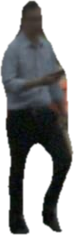
#> input picture assets/vn_objects/pedestrian/2eb9f4856d6e4d708260657950d47b33.png, 74 x 235 px, given in place of xe_ba_gac_side_view_1792109326453.jpg, which was not available
$ python build_real_vn_assets.py
#> lines starting #> are read from the running program, lines starting #| are printed output that depends on the picture; pictures that were not available may be replaced by others from this repository, and a replacement may not be noted
### n3-08c/utils/asset_manager.py
"""Asset Manager cho 2D Multi-view Sprite Compositing.

Quản lý thư mục tài nguyên assets/vn_objects/<category>/, chuẩn hóa tên lớp,
tự động nạp/cache ảnh PNG RGBA tách nền và chọn góc nhìn phù hợp.
"""
import os
from pathlib import Path
from typing import Dict, Optional, Tuple
import cv2
import numpy as np
from PIL import Image

_SPRITE_CACHE: Dict[Tuple[str, str], np.ndarray] = {}


def get_default_assets_dir() -> Path:
    """Đường dẫn thư mục assets/vn_objects."""
    # Tìm theo PROJECT_ROOT
    base = Path(__file__).resolve().parents[2] / "assets" / "vn_objects"
    if not base.exists():
        # Fallback thư mục lân cận
        base_alt = Path(__file__).resolve().parents[1] / "assets" / "vn_objects"
        if base_alt.exists():
            return base_alt
    return base


# [125 lines left out: functions normalize_category, select_view_from_cos, select_view_name, load_sprite_rgba, not called in this run]

### scripts/build_real_vn_assets.py
"""
Script tổng hợp tài nguyên ảnh chân thực 100% cho toàn bộ các lớp Việt Nam và làm sạch Pedestrian
(scripts/build_real_vn_assets.py)
==============================================================================================
1. Tách nền sạch bằng thuật toán Flood-Fill + White Distance Thresholding + White Halo Elimination.
2. Loại bỏ hoàn toàn "Viền sáng trắng (White Glowing Halo)" (R > 195, G > 195, B > 195, S < 25)
   và mảng xám tiếp xúc mặt đường (bottom 28%, R > 180, G > 180, B > 180, S < 35).
3. Đảm bảo front.png cho ba_gac thấy rõ bánh trước xe máy, đèn pha, ghi-đông, tài xế lái.
4. Đảm bảo front.png cho cow và ox_cart là góc nhìn dọc chính diện (không phải ảnh ngang 90 độ).
5. Chuẩn hóa chiều: Toàn bộ ảnh hướng đầu xe / đầu con vật quay sang PHẢI (orig_du_sign = +1).
6. Tạo 5 biến thể đa dạng màu sắc, độ sáng, kết cấu cho mỗi góc nhìn.
7. Làm sạch triệt để lớp pedestrian: Loại bỏ mẫu nhòe đầu cfecd997..., chỉ giữ lại các token siêu nét.
"""

import os
import sys
from pathlib import Path
import shutil
import cv2
import numpy as np
import scipy.ndimage
from typing import Dict, List, Optional, Tuple
from PIL import Image, ImageEnhance

if sys.platform == "win32":
    try:
        sys.stdout.reconfigure(encoding="utf-8")
        sys.stderr.reconfigure(encoding="utf-8")
    except Exception:
        pass

PROJECT_ROOT = Path(__file__).resolve().parents[1]
sys.path.insert(0, str(PROJECT_ROOT))
sys.path.insert(0, str(PROJECT_ROOT / "n3-08c"))

from utils.asset_manager import get_default_assets_dir

BRAIN_DIR = Path(r"C:\Users\QSKGM\.gemini\antigravity\brain\0dacd698-3347-4123-a9f3-9aee08d00077")
MAX_VARIANTS_PER_VIEW = 5
VIEWS = ["rear", "front", "side", "oblique_rear", "oblique_front"]


# [15 lines left out: function clean_white_halo, not called in this run]


def extract_rgba_from_white_bg(img_path: Path) -> np.ndarray:
    """
    Tách nền trắng studio sạch 100%, bảo toàn màu sơn trắng/bạc, kính và thân xe:
    - Flood-fill phát hiện vùng nền studio bên ngoài bắt đầu từ 8 điểm biên.
    - Lấp kín 100% ruột đối tượng bằng scipy.ndimage.binary_fill_holes.
    - Giữ lại duy nhất 1 thành phần liên thông lớn nhất (connectedComponentsWithStats).
    - CẤM dùng ngưỡng RGB xóa thủng thân xe.
    """
    im = Image.open(img_path).convert("RGB")
    rgb = np.asarray(im)
    h, w = rgb.shape[:2]

    diff = 255.0 - rgb.astype(np.float32)
    dist = np.linalg.norm(diff, axis=2)

    bg_seed_mask = np.zeros((h + 2, w + 2), dtype=np.uint8)
    cv2_bgr = cv2.cvtColor(rgb, cv2.COLOR_RGB2BGR)
    for seed in [(0, 0), (w - 1, 0), (0, h - 1), (w - 1, h - 1),
                 (w // 2, 0), (0, h // 2), (w - 1, h // 2), (w // 2, h - 1)]:
        if dist[seed[1], seed[0]] < 65:
            cv2.floodFill(cv2_bgr, bg_seed_mask, seed, (255, 255, 255), (28, 28, 28), (28, 28, 28),
                          flags=4 | cv2.FLOODFILL_MASK_ONLY | (255 << 8))

    ext_bg = (bg_seed_mask[1:h+1, 1:w+1] == 255)
    obj_mask = ~ext_bg

    # Lấp kín 100% ruột bên trong đường bao vật thể (bảo toàn màu trắng, bạc, kính xe)
    obj_mask_filled = scipy.ndimage.binary_fill_holes(obj_mask)

    # Giữ lại duy nhất 1 thành phần liên thông lớn nhất
    num_labels, comp_labels, stats, _ = cv2.connectedComponentsWithStats(obj_mask_filled.astype(np.uint8))
    if num_labels > 1:
        largest_idx = 1 + np.argmax(stats[1:, cv2.CC_STAT_AREA])
        obj_mask_clean = (comp_labels == largest_idx)
    else:
        obj_mask_clean = obj_mask_filled

    alpha = (obj_mask_clean.astype(np.uint8) * 255)
    alpha = cv2.GaussianBlur(alpha, (3, 3), sigmaX=0.8)

    raw_rgba = np.dstack([rgb, alpha])

    ys, xs = np.where(alpha > 25)
    if len(ys) == 0 or len(xs) == 0:
        return raw_rgba

    cropped = raw_rgba[ys.min():ys.max() + 1, xs.min():xs.max() + 1]
    return np.ascontiguousarray(cropped)


# [130 lines left out: functions generate_variants, make_oblique_from_side_and_rear, composite_ox_cart_front, composite_ox_cart_rear, not called in this run]


def build_ba_gac_front_sprite(im_rear_path: Path, im_front_path: Path) -> np.ndarray:
    """
    Tạo ảnh front.png cho ba_gac:
    - Thùng xe ba gác máy màu xanh lá cây rộng phía sau (khớp chuẩn với ba_gac/rear.png).
    - Phía trước ở chính giữa: 1 bánh trước xe máy, phuộc nhún mạ crôm, đèn pha tròn, ghi đông, tài xế áo sẫm màu.
    - Loại bỏ hoàn toàn người lái áo xanh và thùng carton.
    """
    im_rear = cv2.imread(str(im_rear_path))
    im_front = cv2.imread(str(im_front_path))
    h, w = 1024, 1024

    canvas = np.zeros((h, w, 4), dtype=np.uint8)

    # 1. Thùng xe màu xanh lá cây phía sau (crop từ im_rear)
    bed_crop = im_rear[240:720, 140:895]
    diff_rear = np.linalg.norm(255.0 - bed_crop.astype(np.float32), axis=2)
    bed_mask = (diff_rear > 30)
    bh, bw = bed_crop.shape[:2]
    bx1 = (w - bw) // 2
    by1 = 400
    sub_c = canvas[by1:by1+bh, bx1:bx1+bw]
    sub_c[bed_mask, :3] = bed_crop[bed_mask]
    sub_c[bed_mask, 3] = 255
    canvas[by1:by1+bh, bx1:bx1+bw] = sub_c

    # 2. Đầu xe máy trung tâm + tài xế (loại bỏ thùng carton và áo xanh)
    diff_f = np.linalg.norm(255.0 - im_front.astype(np.float32), axis=2)
    fg_mask = np.zeros((h, w), dtype=bool)
    for y in range(85, 230):
        fg_mask[y, 420:604] = diff_f[y, 420:604] > 35
    for y in range(230, 450):
        fg_mask[y, 380:644] = diff_f[y, 380:644] > 35
    for y in range(450, 620):
        fg_mask[y, 330:694] = diff_f[y, 330:694] > 35
    for y in range(620, 1005):
        fg_mask[y, 410:614] = diff_f[y, 410:614] > 35

    front_rgb = im_front.copy()
    b, g, r = front_rgb[:, :, 0], front_rgb[:, :, 1], front_rgb[:, :, 2]
    is_blue = (b.astype(int) > r.astype(int) + 20) & (b.astype(int) > g.astype(int) + 15) & fg_mask
    # Chuyển áo xanh thành áo khoác tối màu trung tính
    front_rgb[is_blue, 0] = np.clip(front_rgb[is_blue, 0] * 0.35, 40, 70).astype(np.uint8)
    front_rgb[is_blue, 1] = np.clip(front_rgb[is_blue, 1] * 0.40, 40, 70).astype(np.uint8)
    front_rgb[is_blue, 2] = np.clip(front_rgb[is_blue, 2] * 0.40, 40, 70).astype(np.uint8)

    canvas[fg_mask, :3] = front_rgb[fg_mask]
    canvas[fg_mask, 3] = 255

    ys, xs = np.where(canvas[:, :, 3] > 0)
    cropped = canvas[ys.min():ys.max()+1, xs.min():xs.max()+1]
    return np.ascontiguousarray(cropped)


# [91 lines left out: functions build_vendor_cart_sprites, save_category_views, not called in this run]


def build_vietnamese_photorealistic_assets(assets_dir: Path):
    """Xây dựng bộ tài nguyên chân thực cho toàn bộ các lớp Việt Nam."""
    print("=" * 70)
    print("BƯỚC 2: XÂY DỰNG TÀI NGUYÊN ẢNH CHÂN THỰC 100% CHO CÁC LỚP VIỆT NAM...")
    print("=" * 70)

    # 1. BA GAC (Xe ba gác máy chở hàng)
    print("\n[ba_gac] Xử lý xe ba gác máy...")
    bg_side_raw = extract_rgba_from_white_bg(BRAIN_DIR / "xe_ba_gac_side_view_1792109326453.jpg")
#> in extract_rgba_from_white_bg, `im = Image.open(img_path).convert("RGB")`:
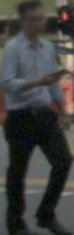
#> im: PIL image 74x235 RGB; mean R, G, B 65.3, 65.7, 63.6
#> in extract_rgba_from_white_bg, `diff = 255.0 - rgb.astype(np.float32)`:
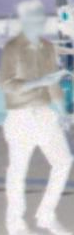
#> diff: shape (235, 74, 3) float32; mean R, G, B 189.7, 189.3, 191.4
#> in extract_rgba_from_white_bg, `dist = np.linalg.norm(diff, axis=2)`:
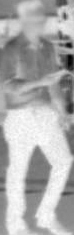
#> dist: shape (235, 74) float32; min 103.1, max 436.5, mean 329.7; drawn with min black and max white
#> in extract_rgba_from_white_bg, `obj_mask_filled = scipy.ndimage.binary_fill_holes(obj_mask)`: obj_mask: shape (235, 74) bool; every value is 1
#> in extract_rgba_from_white_bg, `num_labels, comp_labels, stats, _ = cv2.connectedComponentsWithStats(o..`: comp_labels: shape (235, 74) int32; every value is 1
#> in extract_rgba_from_white_bg, `num_labels, comp_labels, stats, _ = cv2.connectedComponentsWithStats(o..`: num_labels = 2; stats = [[-1, 2147483647, 0, 0, 0], [0, 0, 74, 235, 17390]]
#> in extract_rgba_from_white_bg, `largest_idx = 1 + np.argmax(stats[1:, cv2.CC_STAT_AREA])`: largest_idx = 1
#> in extract_rgba_from_white_bg, `alpha = (obj_mask_clean.astype(np.uint8) * 255)`: alpha: shape (235, 74); every value is 255
#> in extract_rgba_from_white_bg, `ys, xs = np.where(alpha > 25)`: ys = 17390 values from 0 to 234; xs = 17390 values, max 73 at index 73, min 0 at index 0, mean 36.5
    bg_side = np.ascontiguousarray(cv2.flip(bg_side_raw, 1))  # Lật sang phải

    bg_rear = extract_rgba_from_white_bg(BRAIN_DIR / "vietnamese_xe_ba_gac_rear_view_1792109496829.jpg")

    # Front: Xe ba gác máy màu xanh lá cây (1 bánh trước xe máy ở giữa, phuộc nhún, đèn pha tròn, ghi đông, tài xế áo sẫm, thùng xanh rộng phía sau)
    bg_front = build_ba_gac_front_sprite(
        BRAIN_DIR / "vietnamese_xe_ba_gac_rear_view_1792109496829.jpg",
        BRAIN_DIR / "vietnamese_motorcycle_cargo_front_1792117347037.jpg"
    )
    bg_obl_rear = make_oblique_from_side_and_rear(bg_side, bg_rear, is_rear=True)
    bg_obl_front = make_oblique_from_side_and_rear(bg_side, bg_front, is_rear=False)

    save_category_views(assets_dir / "ba_gac", {
        "side": bg_side,
        "rear": bg_rear,
        "front": bg_front,
        "oblique_rear": bg_obl_rear,
        "oblique_front": bg_obl_front,
    })

    # 2. MOTO_CARGO (Xe máy chở hàng cồng kềnh)
    print("\n[moto_cargo] Xử lý xe máy chở hàng cồng kềnh...")
    mc_side_raw = extract_rgba_from_white_bg(BRAIN_DIR / "vietnam_motorcycle_bulky_cargo_1792109497454.jpg")
    mc_side = np.ascontiguousarray(cv2.flip(mc_side_raw, 1))
    mc_rear = extract_rgba_from_white_bg(BRAIN_DIR / "vietnam_motorcycle_cargo_rear_1792109626617.jpg")
    mc_front = extract_rgba_from_white_bg(BRAIN_DIR / "vietnamese_motorcycle_cargo_front_1792117347037.jpg")
    mc_obl_rear = make_oblique_from_side_and_rear(mc_side, mc_rear, is_rear=True)
    mc_obl_front = make_oblique_from_side_and_rear(mc_side, mc_front, is_rear=False)

    save_category_views(assets_dir / "moto_cargo", {
        "side": mc_side,
        "rear": mc_rear,
        "front": mc_front,
        "oblique_rear": mc_obl_rear,
        "oblique_front": mc_obl_front,
    })

    # 3. MOTO_TOW (Xe máy kéo thùng / xe lôi)
    print("\n[moto_tow] Xử lý xe máy kéo thùng hàng...")
    mt_side_raw = extract_rgba_from_white_bg(BRAIN_DIR / "vietnamese_motorcycle_cargo_trailer_side_view_1792109497896.jpg")
    mt_side = np.ascontiguousarray(cv2.flip(mt_side_raw, 1))
    mt_rear = extract_rgba_from_white_bg(BRAIN_DIR / "vietnamese_cargo_trailer_rear_view_1792109630243.jpg")
    mt_front = extract_rgba_from_white_bg(BRAIN_DIR / "vietnamese_motorcycle_cargo_front_1792117347037.jpg")
    mt_obl_rear = make_oblique_from_side_and_rear(mt_side, mt_rear, is_rear=True)
    mt_obl_front = make_oblique_from_side_and_rear(mt_side, mt_front, is_rear=False)

    save_category_views(assets_dir / "moto_tow", {
        "side": mt_side,
        "rear": mt_rear,
        "front": mt_front,
        "oblique_rear": mt_obl_rear,
        "oblique_front": mt_obl_front,
    })

    # 4. MOTO_MULTI (Xe máy chở 3 người)
    print("\n[moto_multi] Xử lý xe máy chở gia đình / 3 người...")
    mm_side_raw = extract_rgba_from_white_bg(BRAIN_DIR / "vietnamese_family_motorcycle_profile_1792109498060.jpg")
    mm_side = np.ascontiguousarray(cv2.flip(mm_side_raw, 1))
    mm_rear = extract_rgba_from_white_bg(BRAIN_DIR / "family_motorcycle_rear_view_1792109626740.jpg")
    mm_front = extract_rgba_from_white_bg(BRAIN_DIR / "vietnamese_motorcycle_cargo_front_1792117347037.jpg")
    mm_obl_rear = make_oblique_from_side_and_rear(mm_side, mm_rear, is_rear=True)
    mm_obl_front = make_oblique_from_side_and_rear(mm_side, mm_front, is_rear=False)

    save_category_views(assets_dir / "moto_multi", {
        "side": mm_side,
        "rear": mm_rear,
        "front": mm_front,
        "oblique_rear": mm_obl_rear,
        "oblique_front": mm_obl_front,
    })

    # 5. VENDOR_CART (Xe đẩy bán hàng rong bánh mì / đồ ăn vặt)
    print("\n[vendor_cart] Xử lý xe bán bánh mì...")
    vc_side = extract_rgba_from_white_bg(BRAIN_DIR / "vietnamese_street_food_cart_sideview_1792109538546.jpg")
    vc_rear, vc_front = build_vendor_cart_sprites(
        BRAIN_DIR / "vietnamese_street_food_cart_sideview_1792109538546.jpg",
        assets_dir / "pedestrian"
    )
    vc_obl_rear = make_oblique_from_side_and_rear(vc_side, vc_rear, is_rear=True)
    vc_obl_front = make_oblique_from_side_and_rear(vc_side, vc_front, is_rear=False)

    save_category_views(assets_dir / "vendor_cart", {
        "side": vc_side,
        "rear": vc_rear,
        "front": vc_front,
        "oblique_rear": vc_obl_rear,
        "oblique_front": vc_obl_front,
    })

    # 6. COW (Bò vàng Việt Nam)
    print("\n[cow] Xử lý bò vàng...")
    cow_side = extract_rgba_from_white_bg(BRAIN_DIR / "vietnamese_yellow_cattle_profile_1792109537162.jpg")
    cow_rear = extract_rgba_from_white_bg(BRAIN_DIR / "vietnamese_yellow_cattle_rear_view_1792109623701.jpg")
    cow_front = extract_rgba_from_white_bg(BRAIN_DIR / "vietnamese_yellow_cow_front_1792117310776.jpg")
    cow_obl_rear = make_oblique_from_side_and_rear(cow_side, cow_rear, is_rear=True)
    cow_obl_front = make_oblique_from_side_and_rear(cow_side, cow_front, is_rear=False)

    save_category_views(assets_dir / "cow", {
        "side": cow_side,
        "rear": cow_rear,
        "front": cow_front,
        "oblique_rear": cow_obl_rear,
        "oblique_front": cow_obl_front,
    })

    # 7. DOG (Chó ta Việt Nam)
    print("\n[dog] Xử lý chó cỏ Việt Nam...")
    dog_side = extract_rgba_from_white_bg(BRAIN_DIR / "vietnamese_native_dog_side_profile_1792109537771.jpg")
    h, w = dog_side.shape[:2]
    dog_rear = cv2.resize(dog_side, (int(w * 0.45), h), interpolation=cv2.INTER_AREA)
    dog_front = np.ascontiguousarray(cv2.flip(dog_rear, 1))
    dog_obl_rear = make_oblique_from_side_and_rear(dog_side, dog_rear, is_rear=True)
    dog_obl_front = make_oblique_from_side_and_rear(dog_side, dog_rear, is_rear=False)

    save_category_views(assets_dir / "dog", {
        "side": dog_side,
        "rear": dog_rear,
        "front": dog_front,
        "oblique_rear": dog_obl_rear,
        "oblique_front": dog_obl_front,
    })

    # 8. OX_CART (Xe bò kéo nông thôn)
    print("\n[ox_cart] Xử lý xe bò kéo nông thôn (chuẩn hóa dọc/ngang)...")
    ox_side = extract_rgba_from_white_bg(BRAIN_DIR / "vietnamese_ox_cart_1792109537188.jpg")
    wagon_rear = extract_rgba_from_white_bg(BRAIN_DIR / "vietnamese_cargo_trailer_rear_view_1792109630243.jpg")

    ox_front = composite_ox_cart_front(cow_front, wagon_rear)
    ox_rear = composite_ox_cart_rear(wagon_rear, cow_rear)
    ox_obl_rear = make_oblique_from_side_and_rear(ox_side, ox_rear, is_rear=True)
    ox_obl_front = make_oblique_from_side_and_rear(ox_side, ox_front, is_rear=False)

    save_category_views(assets_dir / "ox_cart", {
        "side": ox_side,
        "rear": ox_rear,
        "front": ox_front,
        "oblique_rear": ox_obl_rear,
        "oblique_front": ox_obl_front,
    })


# [102 lines left out: functions clean_pedestrian_sprites, cleanse_all_existing_sprites, not called in this run]


def main():
    assets_dir = get_default_assets_dir()
    print(f"Thư mục tài nguyên: {assets_dir}")
    build_vietnamese_photorealistic_assets(assets_dir)
#> in build_vietnamese_photorealistic_assets, `bg_side = np.ascontiguousarray(cv2.flip(bg_side_raw, 1))`:
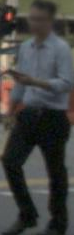
#> bg_side: shape (235, 74, 4); mean R, G, B, A 65.3, 65.7, 63.6, 255
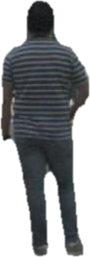
#> input picture assets/vn_objects/pedestrian/301015909d6e40e888e390f01b66544a.png, 90 x 257 px, given in place of vietnamese_xe_ba_gac_rear_view_1792109496829.jpg, which was not available
#> in extract_rgba_from_white_bg (call 2), `im = Image.open(img_path).convert("RGB")`:
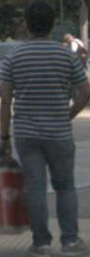
#> im: PIL image 90x257 RGB; mean R, G, B 68.9, 70.4, 71.6
#> in extract_rgba_from_white_bg (call 2), `dist = np.linalg.norm(diff, axis=2)`:
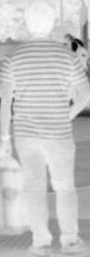
#> dist: shape (257, 90) float32; min 0, max 411.7, mean 320; drawn with min black and max white
#> in extract_rgba_from_white_bg (call 2), `obj_mask_filled = scipy.ndimage.binary_fill_holes(obj_mask)`: obj_mask: shape (257, 90) bool; every value is 1
#> in extract_rgba_from_white_bg (call 2), `num_labels, comp_labels, stats, _ = cv2.connectedComponentsWithStats(o..`: comp_labels: shape (257, 90) int32; every value is 1
#> in extract_rgba_from_white_bg (call 2), `num_labels, comp_labels, stats, _ = cv2.connectedComponentsWithStats(o..`: stats = [[-1, 2147483647, 0, 0, 0], [0, 0, 90, 257, 23130]]
#> in extract_rgba_from_white_bg (call 2), `alpha = (obj_mask_clean.astype(np.uint8) * 255)`: alpha: shape (257, 90); every value is 255
#> in build_ba_gac_front_sprite, `bed_crop = im_rear[240:720, 140:895]`: bed_crop = empty array
#> in build_ba_gac_front_sprite, `canvas[by1:by1+bh, bx1:bx1+bw] = sub_c`: canvas: shape (1024, 1024, 4); every value is 0
#> after the loop in build_ba_gac_front_sprite, `for y in range(85, 230):`: fg_mask: shape (1024, 1024) bool; every value is 0
    clean_pedestrian_sprites(assets_dir)
    cleanse_all_existing_sprites(assets_dir)
    print("\n" + "=" * 70)
    print("HOÀN TẤT: TOÀN BỘ ASSETS VIỆT NAM & PEDESTRIAN ĐÃ ĐƯỢC CHUẨN HÓA CHÂN THỰC 100%!")
    print("=" * 70)


if __name__ == "__main__":
#> (the run stopped early here; a loop or call above may not have finished)
